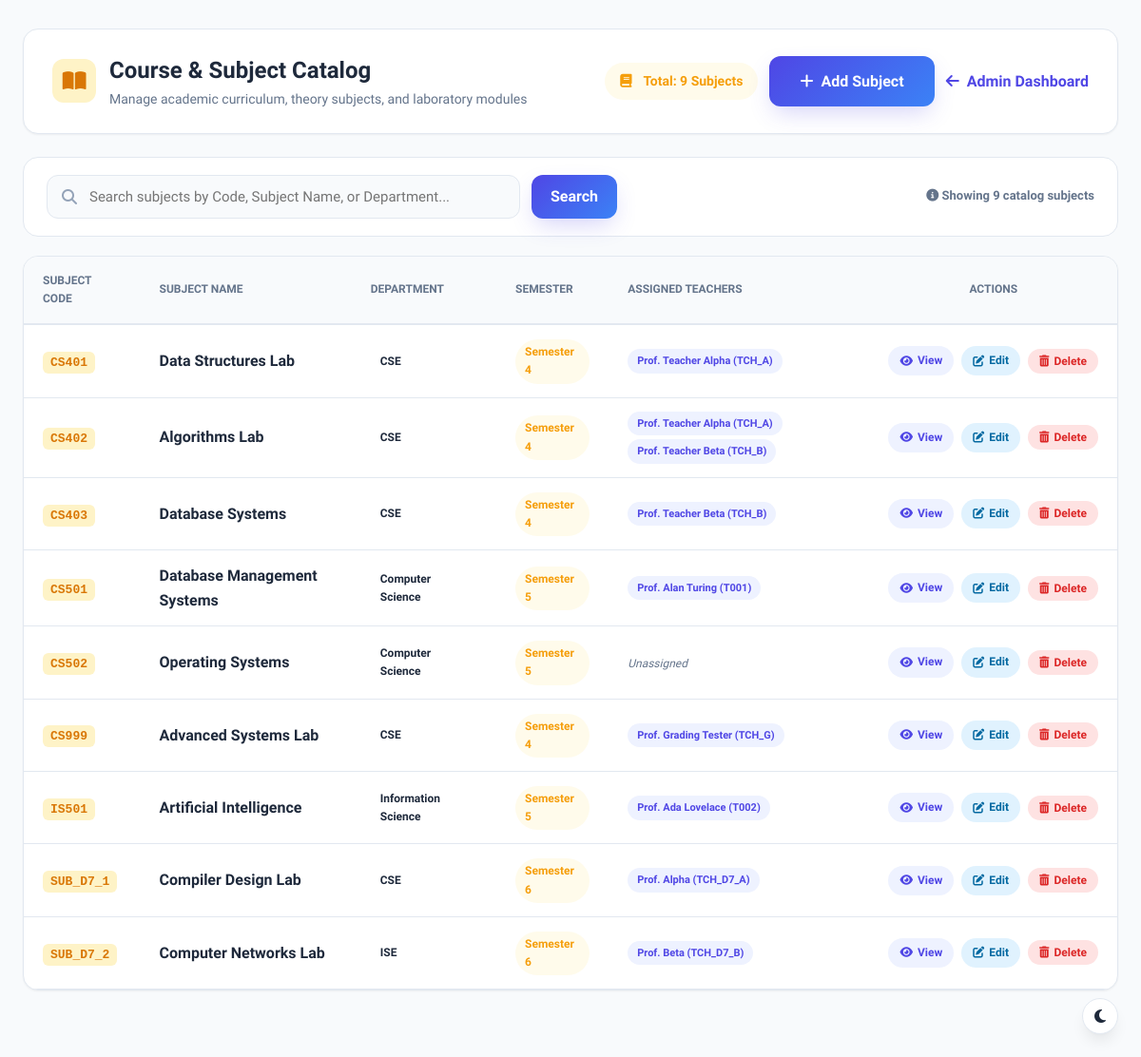
The page /view_subjects (signed in) on the database its author committed.
### tables this page shows
CREATE TABLE "subjects" (id INTEGER PRIMARY KEY AUTOINCREMENT, subject_code TEXT UNIQUE NOT NULL, subject_name TEXT NOT NULL, department TEXT NOT NULL, semester INTEGER NOT NULL);

CREATE TABLE teachers(
        id INTEGER PRIMARY KEY AUTOINCREMENT,
        teacher_id TEXT UNIQUE NOT NULL,
        fullname TEXT NOT NULL,
        email TEXT UNIQUE NOT NULL,
        department TEXT NOT NULL
    );

### app.py (the view)
@app.route("/view_subjects")
@role_required("admin")
def view_subjects():
    search_query = request.args.get("search", "").strip()
    success = request.args.get("success")
    error = request.args.get("error")
    conn = get_db_connection()
    cursor = conn.cursor()
    if search_query:
        term = f"%{search_query}%"
        cursor.execute("""
            SELECT subject_code, subject_name, department, semester
            FROM subjects
            WHERE subject_code LIKE ? OR subject_name LIKE ? OR department LIKE ?
            ORDER BY subject_code ASC
        """, (term, term, term))
    else:
        cursor.execute("""
            SELECT subject_code, subject_name, department, semester
            FROM subjects
            ORDER BY subject_code ASC
        """)
    subjects_raw = cursor.fetchall()
    subjects_list = []
    for s in subjects_raw:
        cursor.execute("""
            SELECT teachers.teacher_id, teachers.fullname
            FROM teacher_subjects
            JOIN teachers ON teacher_subjects.teacher_id = teachers.teacher_id
            WHERE teacher_subjects.subject_id = ?
        """, (s["subject_code"],))
        mapped_teachers = cursor.fetchall()
        subjects_list.append({
            "subject_code": s["subject_code"],
            "subject_name": s["subject_name"],
            "department": s["department"],
            "semester": s["semester"],
            "teachers": mapped_teachers
        })
    conn.close()
    return render_template(
        "view_subjects.html",
        subjects=subjects_list,
        search_query=search_query,
        success=success,
        error=error
    )

### app.py (called while the page is built, shortened)
def role_required(*allowed_roles):
    def decorator(f):
        @wraps(f)
        def decorated_function(*args, **kwargs):
            if "user_id" not in session or "role" not in session:
                return redirect(url_for("login"))
            user_role = session.get("role")
            return f(*args, **kwargs)
        return decorated_function
    return decorator

### database.py (called while the page is built)
def get_db_connection():
    conn = sqlite3.connect("database.db")
    conn.execute("PRAGMA foreign_keys = ON;")
    conn.row_factory = sqlite3.Row
    return conn

### templates/view_subjects.html (shortened to what this page needs)
<!DOCTYPE html>
<html lang="en">
<head>
    <link rel="stylesheet" href="{{ url_for('static', filename='css/dashboard.css') }}">
    <link rel="stylesheet" href="{{ url_for('static', filename='css/style.css') }}">
    <link rel="stylesheet" href="https://cdnjs.cloudflare.com/ajax/libs/font-awesome/6.5.2/css/all.min.css">
</head>
<body style="background: var(--bg-main);">
    <div style="max-width: 1280px; margin: 30px auto; padding: 0 24px;">
        <div style="display: flex; justify-content: space-between; align-items: center; flex-wrap: wrap; gap: 20px; background: var(--card-bg); padding: 24px 30px; border-radius: var(--radius-lg); box-shadow: var(--shadow-sm); border: 1px solid var(--border); margin-bottom: 24px;">
            <div>
                <div style="display: flex; align-items: center; gap: 14px;">
                    <div style="width: 46px; height: 46px; border-radius: var(--radius-md); background: #fef3c7; color: #d97706; display: flex; align-items: center; justify-content: center; font-size: 22px;">
                        <i class="fas fa-book-open"></i>
                    </div>
                    <div>
                        <h1 style="font-size: 24px; font-weight: 800; color: var(--text-main); margin: 0;">Course & Subject Catalog</h1>
                        <p style="color: var(--text-muted); font-size: 14px; margin: 0;">Manage academic curriculum, theory subjects, and laboratory modules</p>
                    </div>
                </div>
            </div>
            <div style="display: flex; align-items: center; gap: 12px;">
                <span class="badge badge-warning" style="font-size: 14px; padding: 8px 16px;">
                    <i class="fas fa-book" style="margin-right: 6px;"></i> Total: {{ subjects|length }} Subjects
                </span>
                <a href="{{ url_for('add_subject') }}" class="btn btn-primary" style="display: inline-flex; align-items: center; gap: 8px; font-weight: 600;">
                    <i class="fas fa-plus"></i> Add Subject
                </a>
                <a href="{{ url_for('admin') }}" class="btn btn-outline" style="display: inline-flex; align-items: center; gap: 8px; font-weight: 600;">
                    <i class="fas fa-arrow-left"></i> Admin Dashboard
                </a>
            </div>
        </div>
        <div style="background: var(--card-bg); padding: 18px 24px; border-radius: var(--radius-lg); border: 1px solid var(--border); margin-bottom: 20px; display: flex; justify-content: space-between; align-items: center; flex-wrap: wrap; gap: 16px;">
            <form action="{{ url_for('view_subjects') }}" method="GET" style="display: flex; gap: 12px; flex: 1; max-width: 600px;">
                <div class="input-wrapper" style="flex: 1;">
                    <input
                        type="text"
                        id="subjectSearchInput"
                        name="search"
                        value="{{ search_query or '' }}"
                        class="form-control"
                        placeholder="Search subjects by Code, Subject Name, or Department..."
                        style="width: 100%;">
                </div>
                <button type="submit" class="btn btn-primary" style="padding: 0 20px;">
                    Search
                </button>
            </form>
            <span style="font-size: 13px; color: var(--text-muted); font-weight: 600;">
                <i class="fas fa-info-circle"></i> Showing <strong>{{ subjects|length }}</strong> catalog subjects
            </span>
        </div>
        <div class="table-card" style="background: var(--card-bg); border-radius: var(--radius-lg); border: 1px solid var(--border); overflow: hidden; box-shadow: var(--shadow-sm);">
            {% if subjects %}
            <div style="overflow-x: auto;">
                <table class="data-table" id="subjectsTable" style="width: 100%; border-collapse: collapse;">
                    <thead>
                        <tr style="background: var(--bg-main); border-bottom: 2px solid var(--border);">
                            <th style="padding: 16px 20px; text-align: left; font-size: 12px; font-weight: 700; color: var(--text-muted); text-transform: uppercase;">Subject Code</th>
                            <th style="padding: 16px 20px; text-align: left; font-size: 12px; font-weight: 700; color: var(--text-muted); text-transform: uppercase;">Subject Name</th>
                            <th style="padding: 16px 20px; text-align: left; font-size: 12px; font-weight: 700; color: var(--text-muted); text-transform: uppercase;">Department</th>
                            <th style="padding: 16px 20px; text-align: left; font-size: 12px; font-weight: 700; color: var(--text-muted); text-transform: uppercase;">Semester</th>
                            <th style="padding: 16px 20px; text-align: left; font-size: 12px; font-weight: 700; color: var(--text-muted); text-transform: uppercase;">Assigned Teachers</th>
                            <th style="padding: 16px 20px; text-align: center; font-size: 12px; font-weight: 700; color: var(--text-muted); text-transform: uppercase;">Actions</th>
                        </tr>
                    </thead>
                    <tbody>
                        {% for sub in subjects %}
                        <tr class="subject-row" style="border-bottom: 1px solid var(--border); transition: var(--transition);">
                            <td style="padding: 14px 20px;">
                                <span style="font-weight: 700; font-family: monospace; color: #d97706; background: #fef3c7; padding: 4px 8px; border-radius: 6px; font-size: 13px;">
                                    {{ sub.subject_code }}
                                </span>
                            </td>
                            <td style="padding: 14px 20px;">
                                <span style="font-weight: 600; color: var(--text-main);">{{ sub.subject_name }}</span>
                            </td>
                            <td style="padding: 14px 20px;">
                                <span class="badge badge-info">{{ sub.department }}</span>
                            </td>
                            <td style="padding: 14px 20px;">
                                <span class="badge badge-warning">Semester {{ sub.semester }}</span>
                            </td>
                            <td style="padding: 14px 20px;">
                                {% if sub.teachers %}
                                <div style="display: flex; flex-wrap: wrap; gap: 4px;">
                                    {% for tch in sub.teachers %}
                                    <span class="badge badge-primary" style="font-size: 11px;">
                                        {{ tch['fullname'] }} ({{ tch['teacher_id'] }})
                                    </span>
                                    {% endfor %}
                                </div>
                                {% else %}
                                <span style="font-size: 12px; color: var(--text-muted); font-style: italic;">Unassigned</span>
                                {% endif %}
                            </td>
                            <td style="padding: 14px 20px; text-align: center;">
                                <div style="display: inline-flex; align-items: center; gap: 8px;">
                                    <a href="{{ url_for('view_subject', subject_code=sub.subject_code) }}" class="badge badge-primary" style="text-decoration: none; padding: 6px 12px; font-size: 12px; display: inline-flex; align-items: center; gap: 5px;" title="View Subject Details">
                                        <i class="fas fa-eye"></i> View
                                    </a>
                                    <a href="{{ url_for('edit_subject', subject_code=sub.subject_code) }}" class="badge badge-info" style="text-decoration: none; padding: 6px 12px; font-size: 12px; display: inline-flex; align-items: center; gap: 5px; background: #e0f2fe; color: #0369a1;" title="Edit Subject">
                                        <i class="fas fa-edit"></i> Edit
                                    </a>
                                    <button
                                        type="button"
                                        class="badge badge-danger"
                                        style="border: none; cursor: pointer; padding: 6px 12px; font-size: 12px; display: inline-flex; align-items: center; gap: 5px; background: #fee2e2; color: #dc2626;"
                                        onclick="confirmDeleteSubject('{{ sub.subject_code }}', '{{ sub.subject_name }}')"
                                        title="Delete Subject">
                                        <i class="fas fa-trash-alt"></i> Delete
                                    </button>
                                </div>
                            </td>
                        </tr>
                        {% endfor %}
                    </tbody>
                </table>
            </div>
            {% endif %}
        </div>
    </div>
</body>
</html>

### static/css/dashboard.css (style rules this page uses)
:root { --primary: #4f46e5; --primary-hover: #4338ca; --primary-light: #eef2ff; --primary-glow: rgba(79, 70, 229, 0.25); --secondary: #0ea5e9; --secondary-light: #f0f9ff; --accent: #10b981; --accent-light: #ecfdf5; --warning: #f59e0b; --warning-light: #fffbeb; --danger: #ef4444; --danger-light: #fef2f2; --dark-sidebar: #0f172a; --dark-sidebar-hover: #1e293b; --bg-main: #f8fafc; --card-bg: #ffffff; --border: #e2e8f0; --text-main: #1e293b; --text-muted: #64748b; --radius-sm: 8px; --radius-md: 12px; --radius-lg: 16px; --radius-xl: 20px; --radius-full: 9999px; --shadow-sm: 0 1px 2px 0 rgba(0, 0, 0, 0.05); --shadow-md: 0 4px 6px -1px rgba(0, 0, 0, 0.07); --shadow-lg: 0 10px 15px -3px rgba(0, 0, 0, 0.08); --shadow-xl: 0 20px 25px -5px rgba(0, 0, 0, 0.08); --transition: all 0.25s cubic-bezier(0.4, 0, 0.2, 1); }
* { margin: 0; padding: 0; box-sizing: border-box; font-family: 'Plus Jakarta Sans', 'Poppins', sans-serif; }
body { display: flex; background-color: var(--bg-main); color: var(--text-main); min-height: 100vh; overflow-x: hidden; }

### static/css/style.css (style rules this page uses)
:root { --primary: #4f46e5; --primary-hover: #4338ca; --primary-light: #eef2ff; --primary-glow: rgba(79, 70, 229, 0.25); --secondary: #0ea5e9; --secondary-hover: #0284c7; --secondary-light: #f0f9ff; --accent: #10b981; --accent-light: #ecfdf5; --warning: #f59e0b; --warning-light: #fffbeb; --danger: #ef4444; --danger-light: #fef2f2; --dark: #0f172a; --dark-muted: #334155; --text-main: #1e293b; --text-muted: #64748b; --text-light: #94a3b8; --bg-main: #f8fafc; --bg-subtle: #f1f5f9; --card-bg: #ffffff; --glass-bg: rgba(255, 255, 255, 0.85); --border: #e2e8f0; --border-subtle: #f1f5f9; --border-focus: #818cf8; --shadow-sm: 0 1px 2px 0 rgba(0, 0, 0, 0.05); --shadow-md: 0 4px 6px -1px rgba(0, 0, 0, 0.07), 0 2px 4px -2px rgba(0, 0, 0, 0.05); --shadow-lg: 0 10px 15px -3px rgba(0, 0, 0, 0.08), 0 4px 6px -4px rgba(0, 0, 0, 0.04); --shadow-xl: 0 20px 25px -5px rgba(0, 0, 0, 0.08), 0 8px 10px -6px rgba(0, 0, 0, 0.04); --shadow-glow: 0 0 20px rgba(79, 70, 229, 0.35); --radius-sm: 8px; --radius-md: 12px; --radius-lg: 16px; --radius-xl: 24px; --radius-full: 9999px; --transition: all 0.25s cubic-bezier(0.4, 0, 0.2, 1); }
* { margin: 0; padding: 0; box-sizing: border-box; font-family: 'Plus Jakarta Sans', 'Poppins', -apple-system, BlinkMacSystemFont, sans-serif; }
html { scroll-behavior: smooth; }
body { background-color: var(--bg-main); color: var(--text-main); min-height: 100vh; display: flex; flex-direction: column; overflow-x: hidden; line-height: 1.6; }
a { color: var(--primary); text-decoration: none; transition: var(--transition); }
.btn-primary { background: linear-gradient(135deg, #4f46e5, #3b82f6); color: #fff; padding: 14px 32px; border-radius: var(--radius-md); font-size: 16px; font-weight: 600; display: inline-flex; align-items: center; gap: 10px; box-shadow: 0 10px 25px -5px var(--primary-glow); border: none; cursor: pointer; transition: var(--transition); }
.input-wrapper { position: relative; display: flex; align-items: center; }
.form-control { width: 100%; padding: 13px 16px 13px 44px; background: var(--bg-main); border: 1px solid var(--border); border-radius: var(--radius-md); font-size: 15px; color: var(--text-main); transition: var(--transition); outline: none; }
.table-card { background: #ffffff; border: 1px solid var(--border); border-radius: var(--radius-xl); box-shadow: var(--shadow-lg); overflow: hidden; margin-bottom: 40px; }
.badge { display: inline-flex; align-items: center; gap: 6px; padding: 4px 10px; border-radius: var(--radius-full); font-size: 12px; font-weight: 600; }
.badge-primary { background: var(--primary-light); color: var(--primary); }
.badge-warning { background: var(--warning-light); color: var(--warning); }

### rows shown on the page
subjects: subject_code "CS401", subject_name "Data Structures Lab", department "CSE", semester "4"
teachers: fullname "Prof. Teacher Alpha", teacher_id "TCH_A"
subjects: subject_code "CS402", subject_name "Algorithms Lab", department "CSE", semester "4"
teachers: fullname "Prof. Teacher Beta", teacher_id "TCH_B"
subjects: subject_code "CS403", subject_name "Database Systems", department "CSE", semester "4"
subjects: subject_code "CS501", subject_name "Database Management Systems", department "Computer Science", semester "5"
teachers: fullname "Prof. Alan Turing", teacher_id "T001"
subjects: subject_code "CS502", subject_name "Operating Systems", department "Computer Science", semester "5", shows "Unassigned"
subjects: subject_code "CS999", subject_name "Advanced Systems Lab", department "CSE", semester "4"
teachers: fullname "Prof. Grading Tester", teacher_id "TCH_G"
subjects: subject_code "IS501", subject_name "Artificial Intelligence", department "Information Science", semester "5"
teachers: fullname "Prof. Ada Lovelace", teacher_id "T002"
subjects: subject_code "SUB_D7_1", subject_name "Compiler Design Lab", department "CSE", semester "6"
teachers: fullname "Prof. Alpha", teacher_id "TCH_D7_A"
subjects: subject_code "SUB_D7_2", subject_name "Computer Networks Lab", department "ISE", semester "6"
teachers: fullname "Prof. Beta", teacher_id "TCH_D7_B"

### other values the page prints
{{ subjects|length }} "9"
